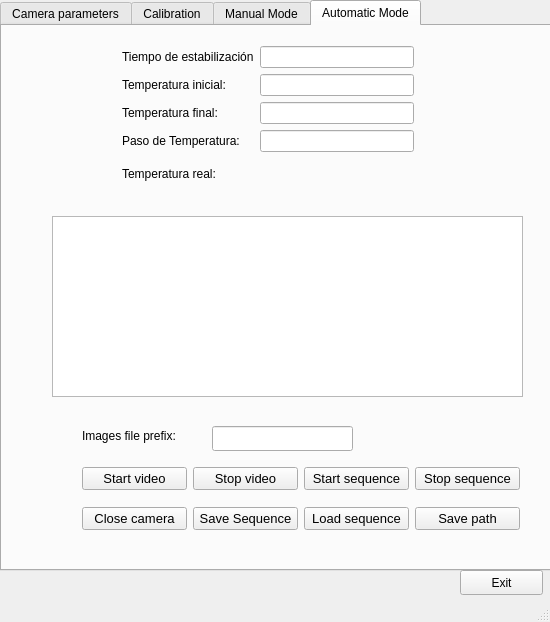
<?xml version="1.0" encoding="UTF-8"?>
<ui version="4.0">
 <class>MainWindow</class>
 <widget class="QMainWindow" name="MainWindow">
  <property name="geometry">
   <rect>
    <x>0</x>
    <y>0</y>
    <width>550</width>
    <height>622</height>
   </rect>
  </property>
  <property name="windowTitle">
   <string>MainWindow</string>
  </property>
  <widget class="QWidget" name="centralwidget">
   <widget class="QTabWidget" name="cameraTab">
    <property name="geometry">
     <rect>
      <x>0</x>
      <y>0</y>
      <width>551</width>
      <height>571</height>
     </rect>
    </property>
    <property name="currentIndex">
     <number>3</number>
    </property>
    <widget class="QWidget" name="cameraParameters">
     <attribute name="title">
      <string>Camera parameters</string>
     </attribute>
     <widget class="QGroupBox" name="groupBox">
      <property name="geometry">
       <rect>
        <x>30</x>
        <y>110</y>
        <width>231</width>
        <height>161</height>
       </rect>
      </property>
      <property name="title">
       <string>Image Format</string>
      </property>
      <widget class="QWidget" name="formLayoutWidget">
       <property name="geometry">
        <rect>
         <x>10</x>
         <y>30</y>
         <width>219</width>
         <height>161</height>
        </rect>
       </property>
       <layout class="QFormLayout" name="formLayout">
        <item row="0" column="0">
         <widget class="QLabel" name="label_2">
          <property name="text">
           <string>Width</string>
          </property>
         </widget>
        </item>
        <item row="0" column="1">
         <widget class="QLineEdit" name="editWidth"/>
        </item>
        <item row="1" column="0">
         <widget class="QLabel" name="label_3">
          <property name="text">
           <string>Height</string>
          </property>
         </widget>
        </item>
        <item row="1" column="1">
         <widget class="QLineEdit" name="editHeight"/>
        </item>
        <item row="2" column="0">
         <widget class="QLabel" name="label_4">
          <property name="text">
           <string>Pixel Format</string>
          </property>
         </widget>
        </item>
        <item row="2" column="1">
         <widget class="QComboBox" name="comboBoxPixelFormat">
          <item>
           <property name="text">
            <string>Mono 8</string>
           </property>
          </item>
          <item>
           <property name="text">
            <string>Mono 16</string>
           </property>
          </item>
          <item>
           <property name="text">
            <string>Mono 10Packed</string>
           </property>
          </item>
          <item>
           <property name="text">
            <string>Mono 12Packed</string>
           </property>
          </item>
          <item>
           <property name="text">
            <string>Mono 10p</string>
           </property>
          </item>
          <item>
           <property name="text">
            <string>Mono 12p</string>
           </property>
          </item>
         </widget>
        </item>
        <item row="3" column="0">
         <widget class="QLabel" name="label_9">
          <property name="text">
           <string>Format</string>
          </property>
         </widget>
        </item>
        <item row="3" column="1">
         <widget class="QComboBox" name="comboBoxFormat">
          <item>
           <property name="text">
            <string>png</string>
           </property>
          </item>
          <item>
           <property name="text">
            <string>tiff</string>
           </property>
          </item>
          <item>
           <property name="text">
            <string>raw</string>
           </property>
          </item>
         </widget>
        </item>
       </layout>
      </widget>
     </widget>
     <widget class="QGroupBox" name="groupBox_2">
      <property name="geometry">
       <rect>
        <x>100</x>
        <y>340</y>
        <width>351</width>
        <height>151</height>
       </rect>
      </property>
      <property name="title">
       <string>Acquisition Control</string>
      </property>
      <widget class="QWidget" name="formLayoutWidget_2">
       <property name="geometry">
        <rect>
         <x>10</x>
         <y>20</y>
         <width>341</width>
         <height>121</height>
        </rect>
       </property>
       <layout class="QFormLayout" name="formLayout_2">
        <item row="0" column="0">
         <widget class="QLabel" name="label_5">
          <property name="text">
           <string>Exposure Auto</string>
          </property>
         </widget>
        </item>
        <item row="0" column="1">
         <widget class="QComboBox" name="comboBoxExposure">
          <property name="editable">
           <bool>false</bool>
          </property>
          <item>
           <property name="text">
            <string>Off</string>
           </property>
          </item>
          <item>
           <property name="text">
            <string>Once</string>
           </property>
          </item>
          <item>
           <property name="text">
            <string>Cotinuous</string>
           </property>
          </item>
         </widget>
        </item>
        <item row="1" column="0">
         <widget class="QLabel" name="label_6">
          <property name="text">
           <string>Exposure Time [us]</string>
          </property>
         </widget>
        </item>
        <item row="1" column="1">
         <widget class="QLineEdit" name="editExposure">
          <property name="enabled">
           <bool>false</bool>
          </property>
         </widget>
        </item>
        <item row="2" column="0">
         <widget class="QCheckBox" name="checkBoxAFR">
          <property name="text">
           <string>Enable Acquisition Frame Rate</string>
          </property>
          <property name="checked">
           <bool>false</bool>
          </property>
         </widget>
        </item>
        <item row="3" column="0">
         <widget class="QLabel" name="label_7">
          <property name="text">
           <string>Acquisition Frame Rate</string>
          </property>
         </widget>
        </item>
        <item row="3" column="1">
         <widget class="QLineEdit" name="editFrameRate">
          <property name="enabled">
           <bool>false</bool>
          </property>
         </widget>
        </item>
       </layout>
      </widget>
     </widget>
     <widget class="QGroupBox" name="groupBox_3">
      <property name="geometry">
       <rect>
        <x>50</x>
        <y>20</y>
        <width>181</width>
        <height>61</height>
       </rect>
      </property>
      <property name="title">
       <string>Camera Information</string>
      </property>
      <widget class="QLabel" name="labelCameraInfo">
       <property name="geometry">
        <rect>
         <x>20</x>
         <y>30</y>
         <width>151</width>
         <height>17</height>
        </rect>
       </property>
       <property name="text">
        <string>...</string>
       </property>
      </widget>
     </widget>
     <widget class="QPushButton" name="pushButtonConnect">
      <property name="geometry">
       <rect>
        <x>250</x>
        <y>50</y>
        <width>89</width>
        <height>25</height>
       </rect>
      </property>
      <property name="text">
       <string>Connect</string>
      </property>
      <property name="checkable">
       <bool>false</bool>
      </property>
     </widget>
     <widget class="QGroupBox" name="groupBox_4">
      <property name="geometry">
       <rect>
        <x>290</x>
        <y>140</y>
        <width>211</width>
        <height>121</height>
       </rect>
      </property>
      <property name="title">
       <string>Analog Control</string>
      </property>
      <widget class="QWidget" name="formLayoutWidget_3">
       <property name="geometry">
        <rect>
         <x>10</x>
         <y>20</y>
         <width>201</width>
         <height>121</height>
        </rect>
       </property>
       <layout class="QFormLayout" name="formLayout_3">
        <item row="0" column="0">
         <widget class="QLabel" name="label_11">
          <property name="text">
           <string>Gain Auto</string>
          </property>
         </widget>
        </item>
        <item row="0" column="1">
         <widget class="QComboBox" name="comboBoxGain">
          <item>
           <property name="text">
            <string>Off</string>
           </property>
          </item>
          <item>
           <property name="text">
            <string>Once</string>
           </property>
          </item>
          <item>
           <property name="text">
            <string>Continuous</string>
           </property>
          </item>
         </widget>
        </item>
        <item row="1" column="0">
         <widget class="QLabel" name="label_12">
          <property name="text">
           <string>Gain [dB]</string>
          </property>
         </widget>
        </item>
        <item row="1" column="1">
         <widget class="QLineEdit" name="editGain">
          <property name="enabled">
           <bool>false</bool>
          </property>
          <property name="text">
           <string/>
          </property>
         </widget>
        </item>
        <item row="2" column="0">
         <widget class="QLabel" name="label_13">
          <property name="text">
           <string>Gamma</string>
          </property>
         </widget>
        </item>
        <item row="2" column="1">
         <widget class="QLineEdit" name="editGamma"/>
        </item>
       </layout>
      </widget>
     </widget>
     <widget class="QPushButton" name="pushButtonSetParameters">
      <property name="enabled">
       <bool>false</bool>
      </property>
      <property name="geometry">
       <rect>
        <x>360</x>
        <y>50</y>
        <width>111</width>
        <height>25</height>
       </rect>
      </property>
      <property name="text">
       <string>Set parameters</string>
      </property>
     </widget>
    </widget>
    <widget class="QWidget" name="calibration">
     <attribute name="title">
      <string>Calibration</string>
     </attribute>
     <widget class="QWidget" name="gridLayoutWidget_6">
      <property name="geometry">
       <rect>
        <x>10</x>
        <y>368</y>
        <width>521</width>
        <height>121</height>
       </rect>
      </property>
      <layout class="QGridLayout" name="gridLayout_6">
       <property name="sizeConstraint">
        <enum>QLayout::SetNoConstraint</enum>
       </property>
       <item row="0" column="2">
        <widget class="QLineEdit" name="setpointEditCalibration">
         <property name="enabled">
          <bool>true</bool>
         </property>
         <property name="sizePolicy">
          <sizepolicy hsizetype="Minimum" vsizetype="Fixed">
           <horstretch>0</horstretch>
           <verstretch>0</verstretch>
          </sizepolicy>
         </property>
         <property name="maximumSize">
          <size>
           <width>70</width>
           <height>16777215</height>
          </size>
         </property>
        </widget>
       </item>
       <item row="0" column="1">
        <widget class="QScrollBar" name="setpointScrollCalibration">
         <property name="enabled">
          <bool>true</bool>
         </property>
         <property name="maximum">
          <number>255</number>
         </property>
         <property name="orientation">
          <enum>Qt::Horizontal</enum>
         </property>
        </widget>
       </item>
       <item row="0" column="0">
        <widget class="QLabel" name="label_10">
         <property name="maximumSize">
          <size>
           <width>80</width>
           <height>16777215</height>
          </size>
         </property>
         <property name="text">
          <string>Setpoint</string>
         </property>
        </widget>
       </item>
       <item row="1" column="1">
        <widget class="QScrollBar" name="exposureScrollCalibration">
         <property name="enabled">
          <bool>true</bool>
         </property>
         <property name="minimum">
          <number>27</number>
         </property>
         <property name="maximum">
          <number>10000000</number>
         </property>
         <property name="orientation">
          <enum>Qt::Horizontal</enum>
         </property>
        </widget>
       </item>
       <item row="1" column="0">
        <widget class="QLabel" name="label_22">
         <property name="maximumSize">
          <size>
           <width>80</width>
           <height>16777215</height>
          </size>
         </property>
         <property name="text">
          <string>Exposure</string>
         </property>
        </widget>
       </item>
       <item row="1" column="2">
        <widget class="QLineEdit" name="exposureEditCalibration">
         <property name="enabled">
          <bool>true</bool>
         </property>
         <property name="sizePolicy">
          <sizepolicy hsizetype="Minimum" vsizetype="Fixed">
           <horstretch>0</horstretch>
           <verstretch>0</verstretch>
          </sizepolicy>
         </property>
         <property name="maximumSize">
          <size>
           <width>70</width>
           <height>16777215</height>
          </size>
         </property>
        </widget>
       </item>
      </layout>
     </widget>
     <widget class="QWidget" name="horizontalLayoutWidget_4">
      <property name="geometry">
       <rect>
        <x>9</x>
        <y>490</y>
        <width>521</width>
        <height>41</height>
       </rect>
      </property>
      <layout class="QHBoxLayout" name="horizontalLayout_4">
       <item>
        <widget class="QPushButton" name="startButton2">
         <property name="maximumSize">
          <size>
           <width>80</width>
           <height>16777215</height>
          </size>
         </property>
         <property name="font">
          <font>
           <pointsize>10</pointsize>
          </font>
         </property>
         <property name="autoFillBackground">
          <bool>true</bool>
         </property>
         <property name="text">
          <string>Start video</string>
         </property>
        </widget>
       </item>
       <item>
        <widget class="QPushButton" name="stopButton2">
         <property name="font">
          <font>
           <pointsize>10</pointsize>
          </font>
         </property>
         <property name="text">
          <string>Stop video</string>
         </property>
        </widget>
       </item>
       <item>
        <widget class="QPushButton" name="loadCalibration">
         <property name="font">
          <font>
           <pointsize>10</pointsize>
          </font>
         </property>
         <property name="text">
          <string>Load</string>
         </property>
        </widget>
       </item>
       <item>
        <widget class="QPushButton" name="calibrateSaveFile">
         <property name="maximumSize">
          <size>
           <width>70</width>
           <height>16777215</height>
          </size>
         </property>
         <property name="font">
          <font>
           <pointsize>10</pointsize>
          </font>
         </property>
         <property name="text">
          <string>Save file</string>
         </property>
        </widget>
       </item>
       <item>
        <widget class="QCheckBox" name="checkBoxcalibrate">
         <property name="font">
          <font>
           <pointsize>10</pointsize>
          </font>
         </property>
         <property name="text">
          <string>Calibrate</string>
         </property>
        </widget>
       </item>
      </layout>
     </widget>
     <widget class="QGroupBox" name="calibrationModeVideoState">
      <property name="geometry">
       <rect>
        <x>10</x>
        <y>0</y>
        <width>531</width>
        <height>351</height>
       </rect>
      </property>
      <property name="title">
       <string>No video feed ...</string>
      </property>
      <property name="alignment">
       <set>Qt::AlignBottom|Qt::AlignHCenter</set>
      </property>
      <widget class="QLabel" name="calibrationImage">
       <property name="geometry">
        <rect>
         <x>0</x>
         <y>20</y>
         <width>531</width>
         <height>331</height>
        </rect>
       </property>
       <property name="text">
        <string/>
       </property>
      </widget>
     </widget>
    </widget>
    <widget class="QWidget" name="manualMode">
     <attribute name="title">
      <string>Manual Mode</string>
     </attribute>
     <widget class="QWidget" name="horizontalLayoutWidget">
      <property name="geometry">
       <rect>
        <x>30</x>
        <y>460</y>
        <width>481</width>
        <height>61</height>
       </rect>
      </property>
      <layout class="QHBoxLayout" name="horizontalLayout">
       <item>
        <widget class="QPushButton" name="startButton">
         <property name="font">
          <font>
           <pointsize>10</pointsize>
          </font>
         </property>
         <property name="text">
          <string>Start video</string>
         </property>
        </widget>
       </item>
       <item>
        <widget class="QPushButton" name="stopButton">
         <property name="font">
          <font>
           <pointsize>10</pointsize>
          </font>
         </property>
         <property name="text">
          <string>Stop video</string>
         </property>
        </widget>
       </item>
       <item>
        <widget class="QPushButton" name="stopCamera">
         <property name="font">
          <font>
           <pointsize>10</pointsize>
          </font>
         </property>
         <property name="text">
          <string>Close camera</string>
         </property>
        </widget>
       </item>
       <item>
        <widget class="QPushButton" name="snapshot">
         <property name="font">
          <font>
           <pointsize>10</pointsize>
          </font>
         </property>
         <property name="text">
          <string>Snapshot</string>
         </property>
        </widget>
       </item>
       <item>
        <widget class="QPushButton" name="saveSnapshot">
         <property name="font">
          <font>
           <pointsize>10</pointsize>
          </font>
         </property>
         <property name="text">
          <string>Save</string>
         </property>
        </widget>
       </item>
      </layout>
     </widget>
     <widget class="QGroupBox" name="manualModeVideoState">
      <property name="geometry">
       <rect>
        <x>10</x>
        <y>0</y>
        <width>531</width>
        <height>451</height>
       </rect>
      </property>
      <property name="title">
       <string>No video feed ...</string>
      </property>
      <property name="alignment">
       <set>Qt::AlignBottom|Qt::AlignHCenter</set>
      </property>
      <widget class="QLabel" name="imageLabel">
       <property name="geometry">
        <rect>
         <x>0</x>
         <y>20</y>
         <width>531</width>
         <height>431</height>
        </rect>
       </property>
       <property name="frameShape">
        <enum>QFrame::NoFrame</enum>
       </property>
       <property name="text">
        <string/>
       </property>
      </widget>
     </widget>
    </widget>
    <widget class="QWidget" name="automaticMode">
     <attribute name="title">
      <string>Automatic Mode</string>
     </attribute>
     <widget class="QLineEdit" name="imagePrefixEdit">
      <property name="geometry">
       <rect>
        <x>210</x>
        <y>400</y>
        <width>141</width>
        <height>25</height>
       </rect>
      </property>
      <property name="text">
       <string/>
      </property>
     </widget>
     <widget class="QLabel" name="label_23">
      <property name="geometry">
       <rect>
        <x>80</x>
        <y>400</y>
        <width>121</width>
        <height>20</height>
       </rect>
      </property>
      <property name="text">
       <string>Images file prefix:</string>
      </property>
     </widget>
     <widget class="QWidget" name="gridLayoutWidget_3">
      <property name="geometry">
       <rect>
        <x>80</x>
        <y>430</y>
        <width>438</width>
        <height>86</height>
       </rect>
      </property>
      <layout class="QGridLayout" name="gridLayout_3">
       <item row="1" column="0">
        <widget class="QPushButton" name="stopCamera2">
         <property name="font">
          <font>
           <pointsize>10</pointsize>
          </font>
         </property>
         <property name="text">
          <string>Close camera</string>
         </property>
        </widget>
       </item>
       <item row="1" column="2">
        <widget class="QPushButton" name="loadAutomaticSequence">
         <property name="font">
          <font>
           <pointsize>10</pointsize>
          </font>
         </property>
         <property name="toolTip">
          <string/>
         </property>
         <property name="toolTipDuration">
          <number>-1</number>
         </property>
         <property name="statusTip">
          <string/>
         </property>
         <property name="whatsThis">
          <string/>
         </property>
         <property name="text">
          <string>Load sequence</string>
         </property>
        </widget>
       </item>
       <item row="1" column="3">
        <widget class="QPushButton" name="automaticSavePath">
         <property name="font">
          <font>
           <pointsize>10</pointsize>
          </font>
         </property>
         <property name="text">
          <string>Save path</string>
         </property>
        </widget>
       </item>
       <item row="0" column="0">
        <widget class="QPushButton" name="startButton3">
         <property name="font">
          <font>
           <pointsize>10</pointsize>
          </font>
         </property>
         <property name="text">
          <string>Start video</string>
         </property>
        </widget>
       </item>
       <item row="0" column="1">
        <widget class="QPushButton" name="stopButton3">
         <property name="font">
          <font>
           <pointsize>10</pointsize>
          </font>
         </property>
         <property name="text">
          <string>Stop video</string>
         </property>
        </widget>
       </item>
       <item row="0" column="3">
        <widget class="QPushButton" name="stopAutomaticSequence">
         <property name="font">
          <font>
           <pointsize>10</pointsize>
          </font>
         </property>
         <property name="text">
          <string>Stop sequence</string>
         </property>
        </widget>
       </item>
       <item row="0" column="2">
        <widget class="QPushButton" name="startAutomaticSequence">
         <property name="font">
          <font>
           <pointsize>10</pointsize>
          </font>
         </property>
         <property name="toolTip">
          <string/>
         </property>
         <property name="toolTipDuration">
          <number>-1</number>
         </property>
         <property name="statusTip">
          <string/>
         </property>
         <property name="whatsThis">
          <string/>
         </property>
         <property name="text">
          <string>Start sequence</string>
         </property>
        </widget>
       </item>
       <item row="1" column="1">
        <widget class="QPushButton" name="saveAutomaticSequence">
         <property name="font">
          <font>
           <pointsize>10</pointsize>
          </font>
         </property>
         <property name="text">
          <string>Save Sequence</string>
         </property>
        </widget>
       </item>
      </layout>
     </widget>
     <widget class="QWidget" name="layoutWidget">
      <property name="geometry">
       <rect>
        <x>120</x>
        <y>20</y>
        <width>292</width>
        <height>143</height>
       </rect>
      </property>
      <layout class="QGridLayout" name="gridLayout">
       <item row="1" column="0">
        <widget class="QLabel" name="label">
         <property name="text">
          <string>Temperatura inicial:</string>
         </property>
        </widget>
       </item>
       <item row="1" column="1">
        <widget class="QLineEdit" name="startTempEdit"/>
       </item>
       <item row="4" column="1">
        <widget class="QLabel" name="label_18">
         <property name="text">
          <string/>
         </property>
        </widget>
       </item>
       <item row="3" column="0">
        <widget class="QLabel" name="label_16">
         <property name="text">
          <string>Paso de Temperatura:</string>
         </property>
        </widget>
       </item>
       <item row="2" column="1">
        <widget class="QLineEdit" name="finalTempEdit"/>
       </item>
       <item row="3" column="1">
        <widget class="QLineEdit" name="stepTempEdit"/>
       </item>
       <item row="2" column="0">
        <widget class="QLabel" name="label_15">
         <property name="text">
          <string>Temperatura final:</string>
         </property>
        </widget>
       </item>
       <item row="4" column="0">
        <widget class="QLabel" name="label_17">
         <property name="text">
          <string>Temperatura real:</string>
         </property>
        </widget>
       </item>
       <item row="0" column="0">
        <widget class="QLabel" name="label_19">
         <property name="text">
          <string>Tiempo de estabilización</string>
         </property>
        </widget>
       </item>
       <item row="0" column="1">
        <widget class="QLineEdit" name="stabTimeEdit"/>
       </item>
      </layout>
     </widget>
     <widget class="PlotWidget" name="realTimegraph">
      <property name="geometry">
       <rect>
        <x>50</x>
        <y>190</y>
        <width>471</width>
        <height>181</height>
       </rect>
      </property>
     </widget>
    </widget>
   </widget>
   <widget class="QPushButton" name="exitButton">
    <property name="geometry">
     <rect>
      <x>460</x>
      <y>570</y>
      <width>83</width>
      <height>25</height>
     </rect>
    </property>
    <property name="text">
     <string>Exit</string>
    </property>
   </widget>
  </widget>
  <widget class="QMenuBar" name="menubar">
   <property name="geometry">
    <rect>
     <x>0</x>
     <y>0</y>
     <width>550</width>
     <height>22</height>
    </rect>
   </property>
  </widget>
  <widget class="QStatusBar" name="statusbar"/>
 </widget>
 <customwidgets>
  <customwidget>
   <class>PlotWidget</class>
   <extends>QGraphicsView</extends>
   <header>pyqtgraph</header>
  </customwidget>
 </customwidgets>
 <resources/>
 <connections/>
</ui>
